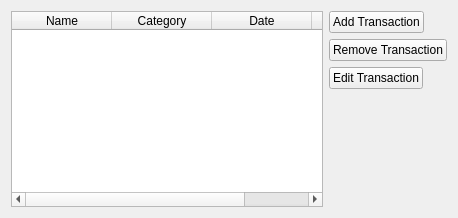
<?xml version="1.0" encoding="UTF-8"?>
<ui version="4.0">
 <class>tableWidget</class>
 <widget class="QWidget" name="tableWidget">
  <property name="geometry">
   <rect>
    <x>0</x>
    <y>0</y>
    <width>458</width>
    <height>218</height>
   </rect>
  </property>
  <property name="sizePolicy">
   <sizepolicy hsizetype="Fixed" vsizetype="Fixed">
    <horstretch>0</horstretch>
    <verstretch>0</verstretch>
   </sizepolicy>
  </property>
  <property name="windowTitle">
   <string>Form</string>
  </property>
  <layout class="QVBoxLayout" name="verticalLayout_2">
   <item>
    <layout class="QHBoxLayout" name="horizontalLayout">
     <item>
      <widget class="QTableWidget" name="tableView">
       <property name="horizontalScrollBarPolicy">
        <enum>Qt::ScrollBarAsNeeded</enum>
       </property>
       <property name="editTriggers">
        <set>QAbstractItemView::NoEditTriggers</set>
       </property>
       <property name="alternatingRowColors">
        <bool>true</bool>
       </property>
       <property name="selectionMode">
        <enum>QAbstractItemView::SingleSelection</enum>
       </property>
       <property name="selectionBehavior">
        <enum>QAbstractItemView::SelectRows</enum>
       </property>
       <property name="horizontalScrollMode">
        <enum>QAbstractItemView::ScrollPerPixel</enum>
       </property>
       <attribute name="horizontalHeaderCascadingSectionResizes">
        <bool>true</bool>
       </attribute>
       <attribute name="horizontalHeaderShowSortIndicator" stdset="0">
        <bool>false</bool>
       </attribute>
       <column>
        <property name="text">
         <string>Name</string>
        </property>
       </column>
       <column>
        <property name="text">
         <string>Category</string>
        </property>
        <property name="whatsThis">
         <string extracomment="wjbd"/>
        </property>
       </column>
       <column>
        <property name="text">
         <string>Date</string>
        </property>
       </column>
       <column>
        <property name="text">
         <string>Amount</string>
        </property>
       </column>
      </widget>
     </item>
     <item>
      <layout class="QVBoxLayout" name="verticalLayout">
       <item>
        <widget class="QPushButton" name="addTransactionButton">
         <property name="sizePolicy">
          <sizepolicy hsizetype="Maximum" vsizetype="Fixed">
           <horstretch>0</horstretch>
           <verstretch>0</verstretch>
          </sizepolicy>
         </property>
         <property name="text">
          <string>Add Transaction</string>
         </property>
        </widget>
       </item>
       <item>
        <widget class="QPushButton" name="removeTransactionButton">
         <property name="text">
          <string>Remove Transaction</string>
         </property>
        </widget>
       </item>
       <item alignment="Qt::AlignLeft">
        <widget class="QPushButton" name="editTransactionButton">
         <property name="text">
          <string>Edit Transaction</string>
         </property>
        </widget>
       </item>
       <item>
        <spacer name="verticalSpacer">
         <property name="orientation">
          <enum>Qt::Vertical</enum>
         </property>
         <property name="sizeHint" stdset="0">
          <size>
           <width>20</width>
           <height>40</height>
          </size>
         </property>
        </spacer>
       </item>
      </layout>
     </item>
    </layout>
   </item>
  </layout>
 </widget>
 <resources/>
 <connections/>
</ui>
